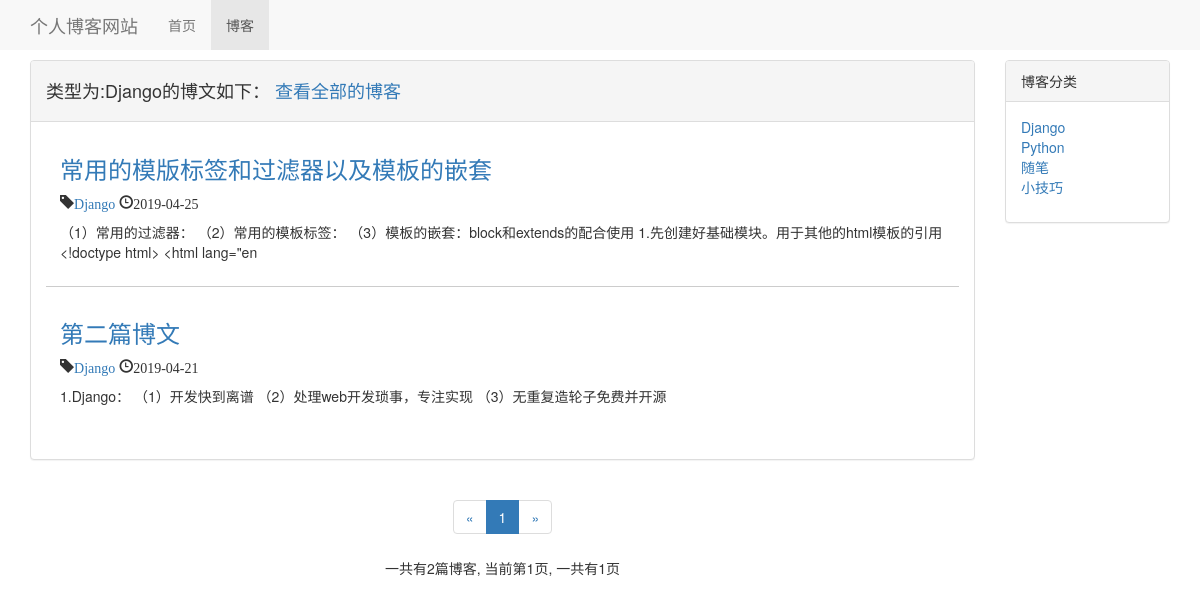
The app's page /blog/blog_with_type/1, older data.
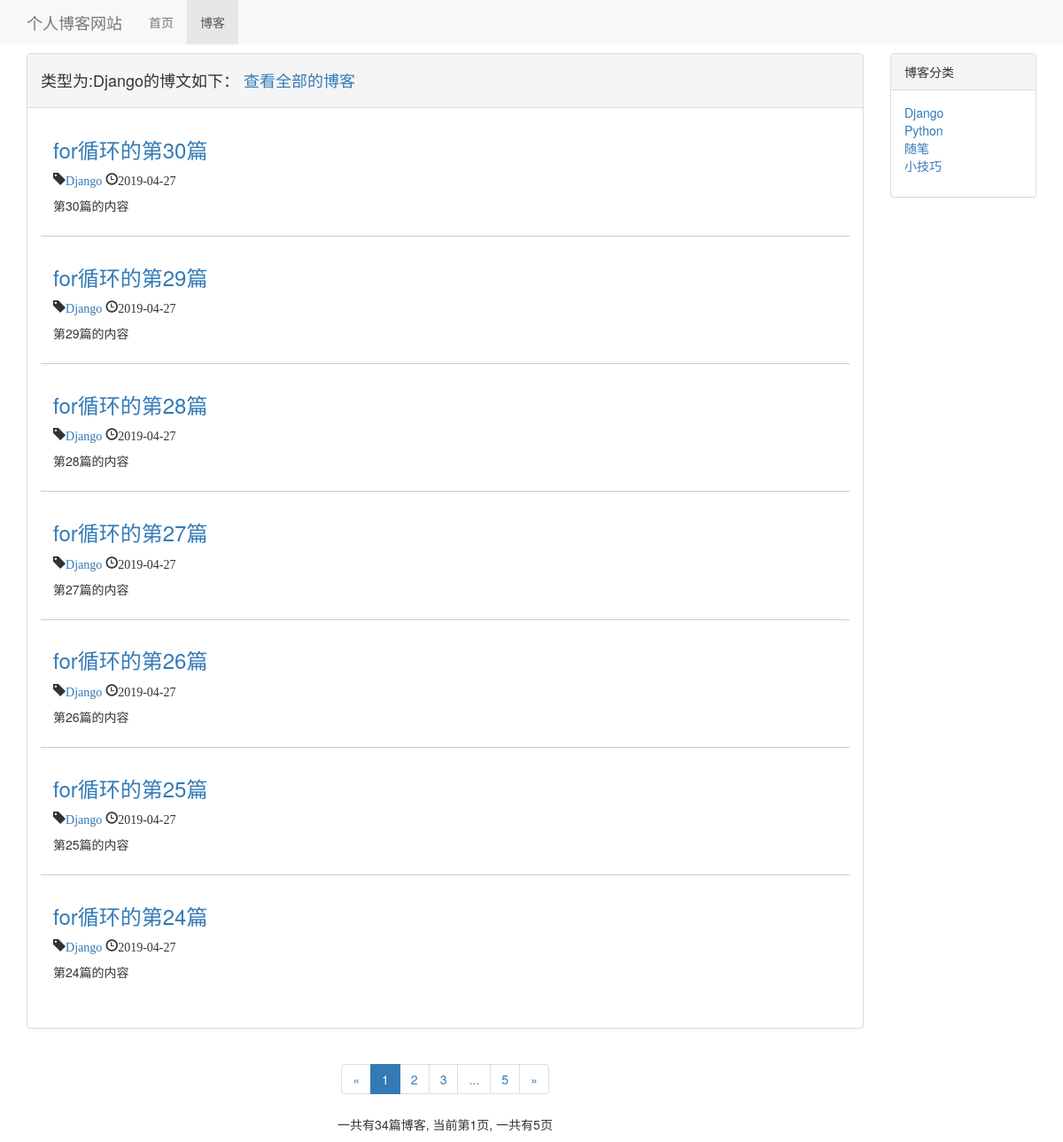
The same page, newer data.
### blog/models.py (models this page shows, shortened)
class BlogType(models.Model):
    blog_type = models.CharField(max_length=15)
    def __str__(self):
        return self.blog_type

class Blog(models.Model):
    title = models.CharField(max_length=50)
    blog_type = models.ForeignKey(BlogType, on_delete=models.DO_NOTHING)
    content = models.TextField()
    author = models.ForeignKey(User, on_delete=models.DO_NOTHING)
    created_time = models.DateTimeField(auto_now_add=True)
    last_update_time = models.DateTimeField(auto_now=True)
    is_delete = models.BooleanField(default=False)
    class Meta:
        ordering = ['-created_time']  # 按照创建时间新到旧进行排序

### blog/views.py (the view)
# urls.py: path('blog_with_type/<int:blog_type_pk>', views.Blog_with_type, name='blog_with_type'),
def Blog_with_type(request, blog_type_pk):
    context ={}
    blog_type_name = get_object_or_404(BlogType, pk=blog_type_pk)
    blog_with_type_all = Blog.objects.filter(blog_type=blog_type_name)
    paginator = Paginator(blog_with_type_all, settings.EACH_PAGE_BLOG_NUMBER)
    page_num = request.GET.get('page', 1)
    page_of_blogs = paginator.get_page(page_num)
    current_page_num = page_of_blogs.number
    page_list = list(range(max(current_page_num - 2, 1), min(paginator.num_pages + 1, current_page_num + 3)))
    if page_list[0] - 1 >= 2:
        page_list.insert(0, '...')
    if paginator.num_pages - page_list[-1] >= 2:
        page_list.append('...')
    if page_list[0] != 1:
        page_list.insert(0, 1)
    if page_list[-1] != paginator.num_pages:
        page_list.append(paginator.num_pages)
    context['total_page'] = paginator.num_pages
    context['page_list'] = page_list
    context['page_of_blogs'] = page_of_blogs
    context['blogs_type'] = blog_type_name
    context['blog_type_pk'] = blog_type_pk
    context['blog_count'] = paginator.count
    context['blog_type'] = BlogType.objects.all()
    return render(request, 'blog/blog_with_type.html', context)

### blog/templates/blog/blog_with_type.html (shortened to what this page needs)
{% extends 'blog/blog_list.html' %}
{% block blog_list_type %}
    <div>
        <h4>类型为:{{ blogs_type }}的博文如下： <a href="{% url 'blog_list' %}">查看全部的博客</a></h4>
    </div>
{% endblock %}

### blog/templates/blog/blog_list.html (shortened to what this page needs)
{% extends 'base.html' %}
{% load staticfiles %}
{% block header_extends %}
    <link rel="stylesheet" href="{% static 'blog.css' %}">
{% endblock %}
{% block nav_blog_active %}
    active
{% endblock %}
{% block content %}
    <div class="container">
        <div class="row">
            <div class="col-xs-12 col-sm-8 col-md-9 col-lg-10">
                <div class="panel panel-default">
                    <div class="panel-heading">
                        {% block blog_list_type %}{% endblock %}
                    </div>
                    <div class="panel-body">
                        <ul style="list-style-type: none">
                            {% for blog in page_of_blogs %}
                                <div class="blog">
                                    <h3><a href="{% url 'blog_detail' blog.pk %}">{{ blog.title }}</a></h3>
                                    <p class="blog-info">
                                        <span class="glyphicon glyphicon-tag"><a href="{% url 'blog_with_type' blog.blog_type.pk %}">{{ blog.blog_type }}</a></span>
                                        <span class="glyphicon glyphicon-time">{{ blog.created_time | date:'Y-m-d' }}</span>
                                    </p>
                                    <p>{{ blog.content | truncatechars:120 }}</p>
                                </div>
                            {% empty %}
                                <div class="blog">
                                    <h3>--暂无博客敬请期待--</h3>
                                </div>
                            {% endfor %}
                        </ul>
                    </div>
                </div>
                <div class="paginator">
                    <ul class="pagination">
                        <li>
                            {% if page_of_blogs.has_previous %}
                                <a href="?page={{ page_of_blogs.previous_page_number }}" aria-label="Previous">
                                    <span aria-hidden="true">&laquo;</span>
                                </a>
                            {% else %}
                                <span aria-hidden="true">&laquo;</span>
                            {% endif %}
                        </li>
                            {% for page_num in page_list %}
                                {% if page_num == page_of_blogs.number%}
                                    <li class="active"><span>{{ page_num }}</span></li>
                                {% elif page_num == '...'%}
                                    <li><span>{{ page_num }}</span></li>
                                {% else %}
                                    <li><a href="?page={{ page_num }}">{{ page_num }}</a></li>
                                {% endif %}
                            {% endfor %}
                        <li>
                            {% if page_of_blogs.has_next %}
                                <a href="?page={{ page_of_blogs.next_page_number }}" aria-label="Next">
                                    <span aria-hidden="true">&raquo;</span>
                                </a>
                            {% else %}
                                <span aria-hidden="true">&raquo;</span>
                            {% endif %}
                        </li>
                    </ul>
                    <p>
                        一共有{{ blog_count }}篇博客, 当前第{{ page_of_blogs.number }}页, 一共有{{ total_page }}页
                    </p>
                </div>
            </div>
            <div class="hidden-xs col-sm-4 col-md-3 col-lg-2">
                <div class="panel panel-default">
                    <div class="panel-heading">
                        博客分类
                    </div>
                    <div class="panel-body">
                        <ul class="blog-types">
                            {% for blog_type in blog_type %}
                                <li><a href="{% url 'blog_with_type' blog_type.pk %}">{{ blog_type.blog_type }}</a></li>
                            {% empty %}
                                <li>暂无分类</li>
                            {% endfor %}
                        </ul>
                    </div>
                </div>
            </div>
        </div>
    </div>
{% endblock %}

### templates/base.html (shortened to what this page needs)
{% load staticfiles %}
<!doctype html>
<html lang="zh-CN">
<head>
    <link rel="stylesheet" href="{% static '/bootstrap-3.3.7/css/bootstrap.min.css' %}">
    <link rel="stylesheet" href="/static/base.css">
    {% block header_extends %}{% endblock %}
</head>
<body>
    <div class="nabar navbar-default navbar-fixed-top" role="navigation">
        <div class="container-fluid">
            <div class="navbar-header">
                <a class="navbar-brand" href="{% url 'home' %}">个人博客网站
                </a>
            </div>
            <div class="collapse navbar-collapse" id="bs-example-navbar-collapse-1">
                <ul class="nav navbar-nav">
                <li class="{% block nav_home_active %}
                {% endblock %}"><a href="{% url 'home' %}">首页</a></li>
                <li class="{% block nav_blog_active %}
                {% endblock %}"><a href="{% url 'blog_list' %}">博客</a></li>
                </ul>
            </div>
        </div>
    </div>
    <div class="content">
        {% block content %}
        {% endblock %}
    </div>
</body>
</html>

### static/base.css (style rules this page uses)
* { margin: 0; padding: 0; }
body { margin-top: 60px; }

### blog/static/blog.css (style rules this page uses)
ul.blog-types { list-style-type: none; }
div.blog { margin-bottom: 1em; padding: 1em; }
div.blog:not(:last-child) { border-bottom: 1px solid #cccccc; }
div.blog h3 { margin-top: 0.2em; }
div.paginator { text-align: center; }

Row changes from the older to the newer data that the page shows:
no longer on this page (row unchanged): Blog: title "常用的模版标签和过滤器以及模板的嵌套", blog_type "Django", created_time "2019-04-25", content "（1）常用的过滤器： （2）常用的模板标签： （3）模板的嵌套：block和extends的配合使用 1.先创建好基础模块。用于其他的html模板的引用 <!doctype html> <html lang=\"en"
no longer on this page (row unchanged): Blog: title "第二篇博文", blog_type "Django", created_time "2019-04-21", content "1.Django： （1）开发快到离谱 （2）处理web开发琐事，专注实现 （3）无重复造轮子免费并开源"
added Blog: title "for循环的第30篇", blog_type "Django", created_time "2019-04-27", content "第30篇的内容"
added Blog: title "for循环的第29篇", blog_type "Django", created_time "2019-04-27", content "第29篇的内容"
added Blog: title "for循环的第28篇", blog_type "Django", created_time "2019-04-27", content "第28篇的内容"
added Blog: title "for循环的第27篇", blog_type "Django", created_time "2019-04-27", content "第27篇的内容"
added Blog: title "for循环的第26篇", blog_type "Django", created_time "2019-04-27", content "第26篇的内容"
added Blog: title "for循环的第25篇", blog_type "Django", created_time "2019-04-27", content "第25篇的内容"
added Blog: title "for循环的第24篇", blog_type "Django", created_time "2019-04-27", content "第24篇的内容"
Text that changed along with them:
{{ blog_count }}: "2" → "34"
{{ total_page }}: "1" → "5"
new list line: "2"
new list line: "3"
new list line: "5"
